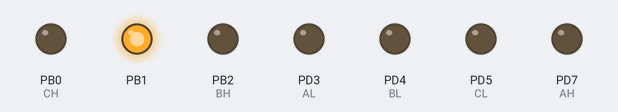
A program run on a simulated ATmega328P, built with avr-gcc and emulated at 1 MHz. Shown: output pins drawn as LEDs (lit = HIGH).

Above: at 0.1 s.
Timing chart, 0 to 1.6 s (numbered marks = the images above):
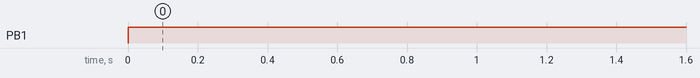

Measured:
- by itself, PB1: LOW → HIGH at 0.00 s

The program:

main.c
```c
#include <avr/interrupt.h>

#include "chipselect.h"
#include "powerstage.h"
#include "tones.h"
#include "uart.h"

#define delay_count (F_CPU / 100000UL)

void delay(uint8_t ms)
{
    uint16_t cnt;
    asm volatile(
        "\n"
        "L_dl1%=:" "\n\t"
        "mov %A0, %A2" "\n\t"
        "mov %B0, %B2" "\n"
        "L_dl2%=:" "\n\t"
        "sbiw %A0, 1" "\n\t"
        "brne L_dl2%=" "\n\t"
        "dec %1" "\n\t"
        "brne L_dl1%=" "\n\t"
        : "=&w" (cnt)
        : "r" (ms), "r" (delay_count)
    );
}

int main(void)
{
    DDRB |= (1 << PB1);
    //check if power reset happened
    if (MCUSR & (1 << PORF)) {
        PORTB |= 1 << PB1;
    }
    MCUSR = 0;

    ///
    ADMUX = (1<<ADLAR) | (1<<REFS0);
    ADCSRA = (1<<ADPS2) | (1<<ADPS1) | (1<<ADPS0); //prescl 128
    ADCSRA |= (1<<ADEN) | (1<<ADSC) | (1<<ADATE);
    ///

    powerstage_init();
    uart_init();

    sei(); //Enable global interrupts

    //tone_low();
    //tone_med();
    //tone_high(); //Tone to signify end of initialisation
    delay(250);
    delay(250);
    delay(250);
    delay(250);

    //set_pwm(0.04*PWM_RANGE);
    //startDC();
    PORTB |= (1<<PB1);

    while(1) {
        //commutate_motor();
        //set_pwm(ADCH);
        delay(5);
    }
}
```

chipselect.h
```c
#ifndef _CHIPSELECT_H_
#define _CHIPSELECT_H_

#include <avr/io.h>

#if defined (__AVR_ATmega328P__) || defined (__AVR_ATmega328__)
    #include "chipselect_m328p.h"
#elif defined (__AVR_ATmega8__)
    #include "chipselect_m8.h"
#else
    #error "Device not supported by avr-brushless."
#endif

//--!!!!!--MOVE THIS--!!!!!--//
#define RC_DDR          DDRD
#define RC_PORT         PORTD
#define RC_PIN          PIND
#define RC              2

#endif  /* _CHIPSELECT_H_ */
```

chipselect_m328p.h
```c
#ifndef _CHIPSELECT_M328P_H_
#define _CHIPSELECT_M328P_H_

/************** USART **************/
//redefine usart registers to conform with atmega8 names
#define UDR UDR0

#define UBRRH UBRR0H
#define UBRRL UBRR0L

#define UCSRA UCSR0A
    #define UDRE UDRE0

#define UCSRB UCSR0B
    #define TXEN    TXEN0
    #define RXEN    RXEN0
    #define UDRIE   UDRIE0
    #define TXCIE   TXCIE0
    #define RXCIE   RXCIE0


/************** PWM **************/
#define PWM_INIT()          ( TIMSK2 = (1 << OCIE2A) | (1 << TOIE2), \
                              TCCR2A = (1 << WGM21)  | (1 << WGM20)  ) //Enable interrupts, Fast PWM mode
#define PWM_COMP_vect       TIMER2_COMPA_vect //output compare interrupt vector
#define PWM_OVF_vect        TIMER2_OVF_vect    //overflow interrupt vector
#define PWM_COMP_REG        OCR2A
#define PWM_COUNT_REG       TCNT2
#define PWM_PRESCL          (1 << CS21) //clk/8
#define PWM_ON()            ( TCCR2B |= PWM_PRESCL )
#define PWM_OFF()           ( TCCR2B &= ~PWM_PRESCL )


/************** TIMER0 **************/
#define TIMER0_OFF()        ( TCCR0B &= ((1 << CS02) | (1 << CS01) | (1 << CS00)) )
#define TIMER0_ON_P64()     ( TIMER0_OFF(), TCCR0B |= (1 << CS01) | (1 << CS00) )

#endif  /* _CHIPSELECT_M328P_H_ */
```

powerstage.c
```c
#include <avr/interrupt.h>
#include <util/atomic.h>

#include "chipselect.h"
#include "powerstage.h"

#define PWM_BOTTOM  (255 - PWM_RANGE)

volatile uint8_t pwm_pin_mask;
volatile uint8_t comm_state;

ISR(PWM_COMP_vect, ISR_NAKED)
{
    AL_OFF();
    BL_OFF();
    CL_OFF();
    reti();
}

ISR(PWM_OVF_vect)
{
    //LOWSIDE_PORT |= pwm_pin_mask;
    switch (pwm_pin_mask) {
    case (1 << AL):
        AL_ON();
        break;
    case (1 << BL):
        BL_ON();
        break;
    case (1 << CL):
        CL_ON();
        break;
    }
    /*switch (pwm_pin_select) {
    case AL:
        AL_ON();
        break;
    case BL:
        BL_ON();
        break;
    case CL:
        CL_ON();
        break;
    }*/
    if (PWM_BOTTOM > 0) PWM_COUNT_REG = PWM_BOTTOM;
}

void powerstage_init(void)
{
    //Set the mosfet pins to output
    AL_DDR |= (1 << AL);
    BL_DDR |= (1 << BL);
    CL_DDR |= (1 << CL);

    AH_DDR |= (1 << AH);
    BH_DDR |= (1 << BH);
    CH_DDR |= (1 << CH);

    //Turn all mosfets off
    POWER_OFF();

    //Set up PWM timer registers
    PWM_INIT();

    comm_state = 0;
}

void set_pwm(uint8_t newval)
{
    if (newval == 0) {
        PWM_OFF();
        PWM_COMP_REG = 0;
    }
    else {
        if (newval > PWM_RANGE) newval = PWM_RANGE; //clip value to permitted range
        if (PWM_COMP_REG == 0) PWM_ON();
        PWM_COMP_REG = PWM_BOTTOM + newval;
    }
}

void pwm_AL(void)
{
    pwm_pin_mask = (1 << AL);
}

void pwm_BL(void)
{
    pwm_pin_mask = (1 << BL);
}

void pwm_CL(void)
{
    pwm_pin_mask = (1 << CL);
}

void pwm_pinselect(uint8_t pin)
{
    //Public funtion to change PWM current pin
    //Must be on the LOWSIDE_PORT declared in the header
    //if (pin == AL || pin == BL || pin == CL) {
        pwm_pin_mask = (1 << pin);
    //}
}

void startDC(void)
{
    pwm_BL();
    AH_ON();
}

void commutate_motor(void)
{
    //When switching low side, extra logic tests are used to make sure if PWM was in an 'on' state,
    //  it will remain that way and visa versa

    //To make code more efficient, it is assumed that comm_state always starts at 0 after a MCU reset,
    //  and direction of rotation can not change during operation.

    //TODO: ADD IF STATEMENT FOR DIRECTION OF SPIN

    //Initialise zero crossing detection variables before commutation
    /*TCNT1 = 0;
    startZcLowTime = 0;
    newZCTime = 0;
    zcDetected = 0;
    if (comm_state % 2 == 0) {
        //Even number, Floating voltage going low -> high (rising)
        detectRisingBEMF();
    }
    else {
        //Odd number, Floating voltage going high -> low (falling)
        detectFallingBEMF();
    }*/

    comm_state %= 6; //causes comm_state to wrap to 0 when it reaches 6
    comm_state++;

    switch (comm_state) {
    case 1:
        //Do comparator stuff here before switching occurs
        //ADMUX = ADC_C;

        ATOMIC_BLOCK(ATOMIC_RESTORESTATE) {
            if (GET_CL()) {
                CL_OFF();
                BL_ON(); //if mosfet from prev state was on, set next mosfet to on
                pwm_BL(); //Set pwm to lowside B
            }
            else {
                pwm_BL(); //Set pwm to lowside B
            }
        }
        //If mosfet was off, then the new phase will be activated on the next pwm interrupt,
        //  no need to do anything extra
        break;
    case 2:
        //ADMUX = ADC_A;

        AH_OFF();
        CH_ON();
        break;
    case 3:
        //ADMUX = ADC_B;

        ATOMIC_BLOCK(ATOMIC_RESTORESTATE) {
            if (GET_BL()) {
                BL_OFF();
                AL_ON(); //if mosfet from prev state was on, set next mosfet to on
                pwm_AL(); //Set pwm to lowside A
            }
            else {
                pwm_AL(); //Set pwm to lowside A
            }
        }
        //If mosfet was off, then the new phase will be activated on the next pwm interrupt,
        //  no need to do anything extra
        break;
    case 4:
        //ADMUX = ADC_C;

        CH_OFF();
        BH_ON();
        break;
    case 5:
        //ADMUX = ADC_A;

        ATOMIC_BLOCK(ATOMIC_RESTORESTATE) {
            if (GET_AL()) {
                AL_OFF();
                CL_ON(); //if mosfet from prev state was on, set next mosfet to on
                pwm_CL(); //Set pwm lowside C
            }
            else {
                pwm_CL(); //Set pwm lowside C
            }
        }
        //If mosfet was off, then the new phase will be activated on the next pwm interrupt,
        //  no need to do anything extra
        break;
    case 6:
        //ADMUX = ADC_B;

        BH_OFF();
        AH_ON();
        break;
    }
}
```

powerstage.h
```c
#ifndef _POWERSTAGE_H_
#define _POWERSTAGE_H_

void powerstage_init(void);
void commutate_motor(void);
void set_pwm(uint8_t newval);
void startDC(void);
void pwm_pinselect(uint8_t pin);

/** PWM_FREQ
 * Common values:
 *
 *          Freq (Hz)       Speed Steps
 * ------------------------------------
 *  (min)   7843            255
 *          8000            250
 *          10000           200
 *          16000           125
 *  (max)   20000           100
 */
#define PWM_FREQ    7843
#define PWM_RANGE   ((F_CPU / 8) / PWM_FREQ)

//Are the outputs active low? Inspect circuit diagram to determine.
// 1 = TRUE, 0 = FALSE
#define LOWSIDE_ACTIVE_LOW  0
#define HIGHSIDE_ACTIVE_LOW 0


//===================================//
//        ESC PIN DEFINITIONS        //
//===================================//
//Consult microcontroller data sheet before adjusting values
//  DDR  - Data Direction Register
//  PORT - I/O port name

//---------OUTPUTS----------//
#define LOWSIDE_PORT PORTD

//Channel A
#define AH_DDR      DDRD
#define AH_PORT     PORTD
#define AH          7

#define AL_DDR      DDRD
#define AL_PORT     PORTD
#define AL          3

//Channel B
#define BH_DDR      DDRB
#define BH_PORT     PORTB
#define BH          2

#define BL_DDR      DDRD
#define BL_PORT     PORTD
#define BL          4

//Channel C
#define CH_DDR      DDRB
#define CH_PORT     PORTB
#define CH          0

#define CL_DDR      DDRD
#define CL_PORT     PORTD
#define CL          5


/************** BACK-EMF INPUTS **************/
#define ADC_A   0x01
#define ADC_B   0x02
#define ADC_C   0x03


/************** MOSFET PIN STATES **************/

//Predefined macro functions for mosfet states based on whether logic is active high or low.
//Turn off corresponding high/low pin so it is not possible to create a short
//These do not need to be changed!!
//
//SET_X_LOW/HIGH()
//CLR_X_LOW/HIGH()
//GET_X_LOW()

#if (LOWSIDE_ACTIVE_LOW == 0)
    //Active HIGH

    //A test to determine whether the lowside mosfets are on/off
    #define GET_AL() ((AL_PORT & (1 << AL)) ? 1 : 0)
    #define GET_BL() ((BL_PORT & (1 << BL)) ? 1 : 0)
    #define GET_CL() ((CL_PORT & (1 << CL)) ? 1 : 0)

    #define AL_OFF() (AL_PORT &= ~(1 << AL))
    #define BL_OFF() (BL_PORT &= ~(1 << BL))
    #define CL_OFF() (CL_PORT &= ~(1 << CL))
#else
    //Active LOW

    //A test to determine whether the lowside mosfets are on/off
    #define GET_AL() ((AL_PORT & (1 << AL)) ? 0 : 1)
    #define GET_BL() ((BL_PORT & (1 << BL)) ? 0 : 1)
    #define GET_CL() ((CL_PORT & (1 << CL)) ? 0 : 1)

    #define AL_OFF() (AL_PORT |= (1 << AL))
    #define BL_OFF() (BL_PORT |= (1 << BL))
    #define CL_OFF() (CL_PORT |= (1 << CL))
#endif

#if (HIGHSIDE_ACTIVE_LOW == 0)
    //Active HIGH
    #define AH_OFF() (AH_PORT &= ~(1 << AH))
    #define BH_OFF() (BH_PORT &= ~(1 << BH))
    #define CH_OFF() (CH_PORT &= ~(1 << CH))

    #define AH_ON() (AL_OFF(), AH_PORT |= (1 << AH))
    #define BH_ON() (BL_OFF(), BH_PORT |= (1 << BH))
    #define CH_ON() (CL_OFF(), CH_PORT |= (1 << CH))
#else
    //Active LOW
    #define AH_OFF() (AH_PORT |= (1 << AH))
    #define BH_OFF() (BH_PORT |= (1 << BH))
    #define CH_OFF() (CH_PORT |= (1 << CH))

    #define AH_ON() (AL_OFF(), AH_PORT &= ~(1 << AH))
    #define BH_ON() (BL_OFF(), BH_PORT &= ~(1 << BH))
    #define CH_ON() (CL_OFF(), CH_PORT &= ~(1 << CH))
#endif

#if (LOWSIDE_ACTIVE_LOW == 0)
    //Active HIGH
    #define AL_ON() (AH_OFF(), AL_PORT |= (1 << AL))
    #define BL_ON() (BH_OFF(), BL_PORT |= (1 << BL))
    #define CL_ON() (CH_OFF(), CL_PORT |= (1 << CL))
#else
    //Active LOW
    #define AL_ON() (AH_OFF(), AL_PORT &= ~(1 << AL))
    #define BL_ON() (BH_OFF(), BL_PORT &= ~(1 << BL))
    #define CL_ON() (CH_OFF(), CL_PORT &= ~(1 << CL))
#endif

#define POWER_OFF() ( AH_OFF(), \
                      BH_OFF(), \
                      CH_OFF(), \
                      AL_OFF(), \
                      BL_OFF(), \
                      CL_OFF()  )

#endif  /* _POWERSTAGE_H_ */
```

tones.c
```c
#include "chipselect.h"
#include "powerstage.h"
#include "tones.h"

void tone(uint8_t wait, uint8_t loops)
{
    uint8_t i;
    TIMER0_ON_P64();
    POWER_OFF();
    set_pwm(0.05*PWM_RANGE);
    for (i=0; i<loops; i++) {
        pwm_pinselect(BL);
        AH_ON();
        TCNT0 = 0;
        while (TCNT0 < wait);
        TCNT0 = 0;
        while (TCNT0 < wait);
        AH_OFF();

        pwm_pinselect(AL);
        BH_ON();
        TCNT0 = 0;
        while (TCNT0 < wait);
        TCNT0 = 0;
        while (TCNT0 < wait);
        BH_OFF();
    }
    set_pwm(0);
    POWER_OFF();
    TIMER0_OFF();
}

void tone_wait(uint8_t wait, uint8_t loops)
{
    uint8_t i;
    TIMER0_ON_P64();
    for (i=0; i<loops; i++) {
        TCNT0 = 0;
        while (TCNT0 < wait);
        TCNT0 = 0;
        while (TCNT0 < wait);
        TCNT0 = 0;
        while (TCNT0 < wait);
        TCNT0 = 0;
        while (TCNT0 < wait);
        BH_OFF();
    }
    TIMER0_OFF();
}

void tone_low(void)
{
    tone_F4();
}

void tone_med(void)
{
    tone_A4();
}

void tone_high(void)
{
    tone_C5();
}

void tone_C4(void)
{
    tone(223, 65);
}

void tone_E4(void)
{
    tone(175, 82);
}

void tone_F4(void)
{
    tone(164, 43);
    tone_wait(164, 44);
}

void tone_G4(void)
{
    tone(144, 98);
}

void tone_A4(void)
{
    tone(128, 55);
    tone_wait(128, 55);
}

void tone_C5(void)
{
    tone(105, 65);
    tone_wait(105, 66);
}

void tone_A5(void)
{
    tone(71, 132);
}

void tone_Cs6(void)
{
    tone(56, 166);
}

void tone_E6(void)
{
    tone(47, 198);
}
```

tones.h
```c
#ifndef _TONES_H_
#define _TONES_H_

void tone(uint8_t wait, uint8_t loops);
void tone_low(void);
void tone_med(void);
void tone_high(void);
void tone_F4(void);
void tone_A4(void);
void tone_C5(void);
void tone_A5(void);
void tone_Cs6(void);
void tone_E6(void);

#endif /* _TONES_H_ */
```

uart.c
```c
#include <string.h>
#include <avr/interrupt.h>
#include "chipselect.h"
#include "uart.h"

#define UBRR_VAL	((F_CPU / 16 / BAUD_RATE) - 1)
#define TX_IDLE()	( UCSRA & (1 << UDRE) ) //non zero when data can be written to uart

volatile char outbuf[OUTBUFSIZE];
volatile uint8_t buf_head, buf_tail, buf_space;

ISR(USART_UDRE_vect)
{
    if (buf_space < OUTBUFSIZE)
    {
    	//load next char from buffer
        UDR = outbuf[buf_head++];
        //adjust tracking variables
        buf_head %= OUTBUFSIZE;
    	++buf_space;
    }
}

void uart_init(void)
{
    UCSRB |= (1 << TXEN) | (1 << UDRIE);
    UBRRH = (UBRR_VAL >> 8);
    UBRRL = UBRR_VAL;
    buf_head = 0;
    buf_tail = 0;
    buf_space = OUTBUFSIZE;
}

void uart_putchar(char c)
{
	if (TX_IDLE()) {
		//If tx is idle, bypass the buffer
        UDR = c;
	}
	else {
        //add to the buffer if it has room
        if (buf_space > 0) {
		    outbuf[buf_tail++] = c;
		    buf_tail %= OUTBUFSIZE; //circular buffer, wraps around to 0
		    --buf_space;
        }
	}
}

void uart_putstr(char* s)
{
    uint8_t i;
    if ((strlen(s) <= buf_space) && (strlen(s) > 0))
    {
    	i = 0;
        while (s[i]) //read everything until the null char
        {
		    outbuf[buf_tail++] = s[i]; //add to buffer
		    buf_tail %= OUTBUFSIZE; //circular buffer, wraps around to 0
		    --buf_space;
            i++; //next char
        }
        if (TX_IDLE())
        {
            //if tx is idle, kick start transmission
            //the UDRE interrupt will continue reading the buffer
		    UDR = outbuf[buf_head++];
		    buf_head %= OUTBUFSIZE;
			++buf_space;
        }
    }
}

void uart_putint(int n)
{
	// Converts an int to a string and put in uart buffer
    if (buf_space >= 9)
    {
		char temp[6], s[9];
		uint8_t digits=0, i=0, j=0;

		memset(temp, '\0', 6);
		memset(s, '\0', 9);

		if (n < 0) {
		    digits++; //count negative sign as a digit, as it takes up a char
			s[j++] = '-';
			n = -n;
		}
		//count num of digits while filling temp buffer
		while (n > 0) {
			digits++;
			temp[i++] = '0' + (n % 10);
			n /= 10;
		}
		i--;
		//number is in reverse string order, correct it
		while (j < digits) {
			s[j++] = temp[i--];
		}
		s[j++] = '\n';
		s[j++] = '\r';

		uart_putstr(s);
	}
}
```

uart.h
```c
#ifndef _UART_H_
#define _UART_H_

#define BAUD_RATE 9600
#define OUTBUFSIZE 64 //Can be any value between 1-255

void uart_init(void);
void uart_putchar(char c);
void uart_putstr(char* s);
void uart_putint(int n);

#endif /* _UART_H_ */
```
